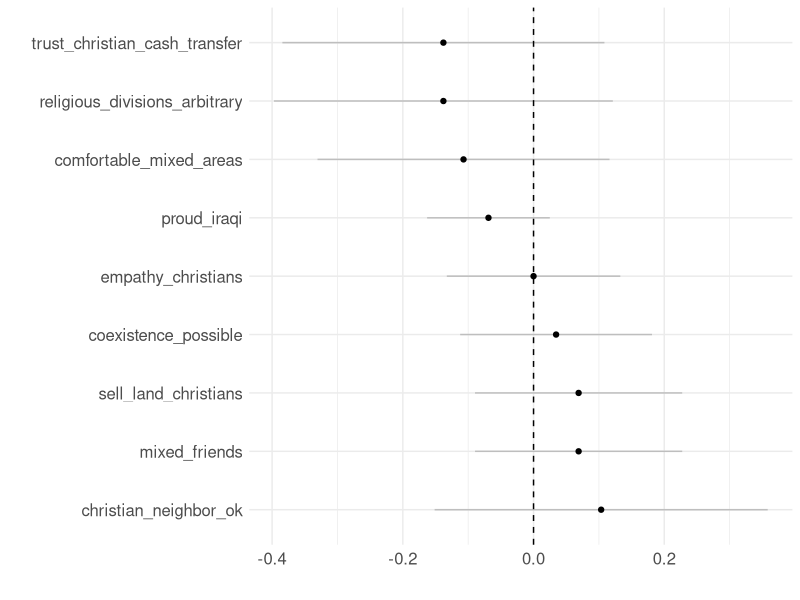

Write the R code that produced this figure.
# This script analyzes over-time changes in attitudes among Muslim participants
# and replicates Figure S-13. This script makes use of dataset muslim-attitudes.csv

# Change the working directory as necessary
setwd("~/Dropbox/iraq-experiment/science/replication/data")

library(tidyverse)

# Read in data ------------------------------------------------------------
df <- read.csv("muslim-attitudes.csv")

# Analysis ---------------------------------------------------------------
#Regressing outcomes on time period (endline vs. baseline), using binary variables 

# Empathy toward Christians

m1 <- lm(empathy_t0_new ~ time, data = df)

# Pride in being Iraqi

m2 <- lm(proud_iraqi_t0_new ~ time, data = df)

# Would trust a Christian with a cash transfer

m3 <- lm(cash_christian_t0 ~ time, data = df)

# Iraq would be a better society if we treat each other as Iraqis first

m4 <- lm(secular_t0_new ~ time, data = df)

# Have some or many non-Muslim friends  

m5 <- lm(friends_t0_new ~ time, data = df)

# Ethnic and religious divisions in Iraq are arbitrary

m6 <- lm(secular1_t0_new ~ time, data = df)

# Would consider selling land to non-Muslims

m7 <- lm(land_t0_new ~ time, data = df)

# Would be OK with Christians as neighbors

m8 <- lm(nbr_chr_t0 ~ time, data = df)

# Feel comfortable in non-Muslim areas 

m9 <- lm(areas_t0 ~ time, data = df)


# Visualizing differences in means -----------------------------------


# Coefficients

means <- c(summary(m1)$coefficients[2,1],
           summary(m2)$coefficients[2,1],
           summary(m3)$coefficients[2,1],
           summary(m4)$coefficients[2,1],
           summary(m5)$coefficients[2,1],
           summary(m6)$coefficients[2,1],
           summary(m7)$coefficients[2,1],
           summary(m8)$coefficients[2,1],
           summary(m9)$coefficients[2,1]
)

# Standard errors

ses <- c(summary(m1)$coefficients[2,2],
         summary(m2)$coefficients[2,2],
         summary(m3)$coefficients[2,2],
         summary(m4)$coefficients[2,2],
         summary(m5)$coefficients[2,2],
         summary(m6)$coefficients[2,2],
         summary(m7)$coefficients[2,2],
         summary(m8)$coefficients[2,2],
         summary(m9)$coefficients[2,2]
         
)


names <- c("empathy_christians", "proud_iraqi", "trust_christian_cash_transfer",
           "coexistence_possible", "mixed_friends","religious_divisions_arbitrary",
           "sell_land_christians",
           "christian_neighbor_ok", "comfortable_mixed_areas")  


merged <- data.frame(names, means, ses)

# Adding lower and upper bounds

merged <- merged %>%  mutate(lb = means - ses * 1.96, 
                             ub = means + ses * 1.96) 

# Plotting difference in means

ggplot(merged, aes(x = reorder(names, - means), y = means)) + 
  geom_line(aes(group = names), color = "dark grey" ) + 
  geom_errorbar(aes(ymin = lb, ymax = ub), width = 0, color = "grey") + 
  theme_minimal() +
  geom_point(color = "black") + 
  coord_flip() +
  geom_hline(yintercept = 0, linetype = "dashed") +
  theme(text = element_text(size=15))  +
  xlab("") +
  ylab("")


